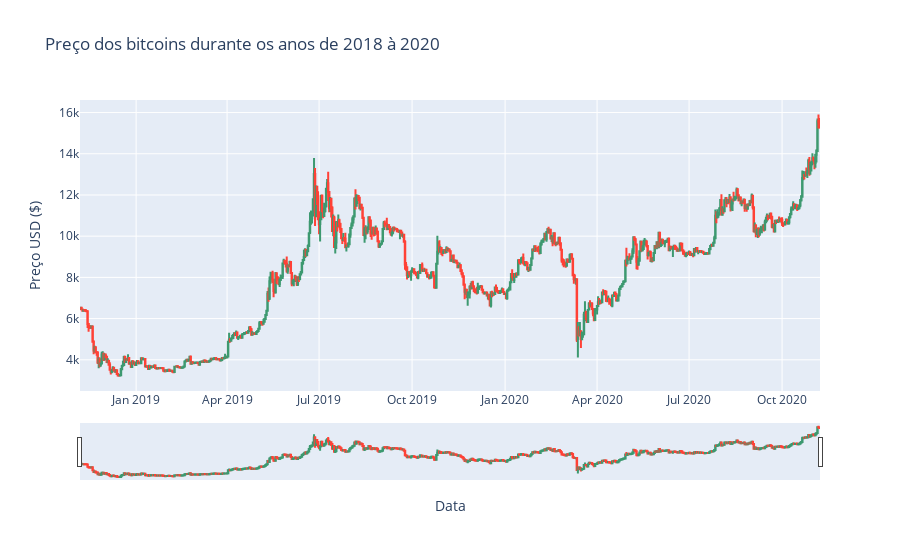

Notebook cell for this chart:
### Code cell
'''
Gráfico de Candlestick: Cada vela contém os valores de abertura, alta, baixa e fechamento.
Quando o valor de fechamento da ação é menor que o valor de abertura temos uma vela vermelha, 
se o valor fechar acima do preço de abertura a vela é verde. 
'''
# Visualizar comportamento através do gráfico de candlestick
fig = go.Figure(data=[go.Candlestick(x=df1['Date'],
                open=df1['Open'],
                high=df1['High'],
                low=df1['Low'],
                close=df1['Close'])])

#fig.update_layout(xaxis_rangeslider_visible=False)
fig.update_layout(
    title = 'Preço dos bitcoins durante os anos de 2018 à 2020',
    yaxis_title = 'Preço USD ($)',
    xaxis_title = 'Data')
fig.show()

### Figure 1 — Plotly figure (JSON) as saved in the notebook; plotly's stock layout.template omitted (floating-point values rounded to 4 significant figures; data arrays with more than 128 entries replaced by an {"elided": "..."} marker saying what was removed)
{"data": [{"close": {"elided": "732 float values"}, "high": {"elided": "732 float values"}, "low": {"elided": "732 float values"}, "open": {"elided": "732 float values"}, "type": "candlestick", "x": {"elided": "732 str values"}}], "layout": {"title": {"text": "Preço dos bitcoins durante os anos de 2018 à 2020"}, "xaxis": {"title": {"text": "Data"}}, "yaxis": {"title": {"text": "Preço USD ($)"}}}}
